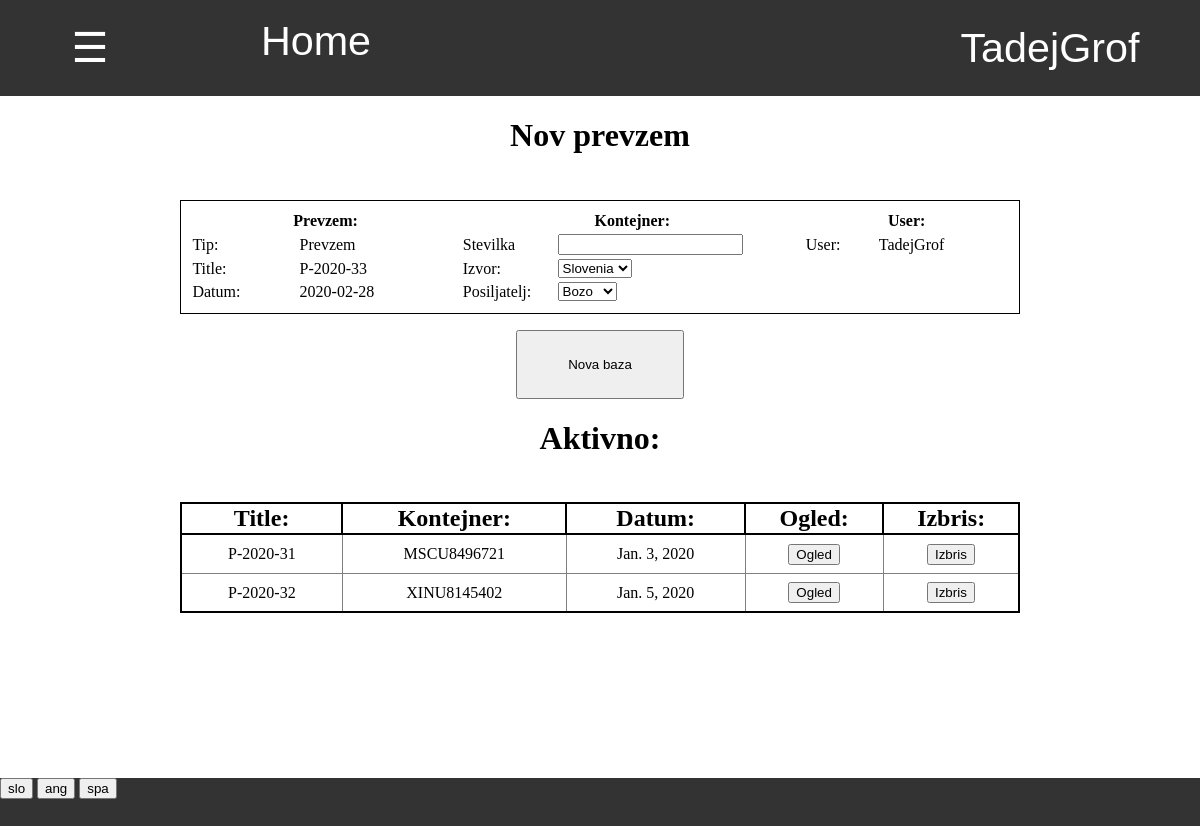
Page /zaloga/1/prevzem/ (signed in) on the earlier database version.
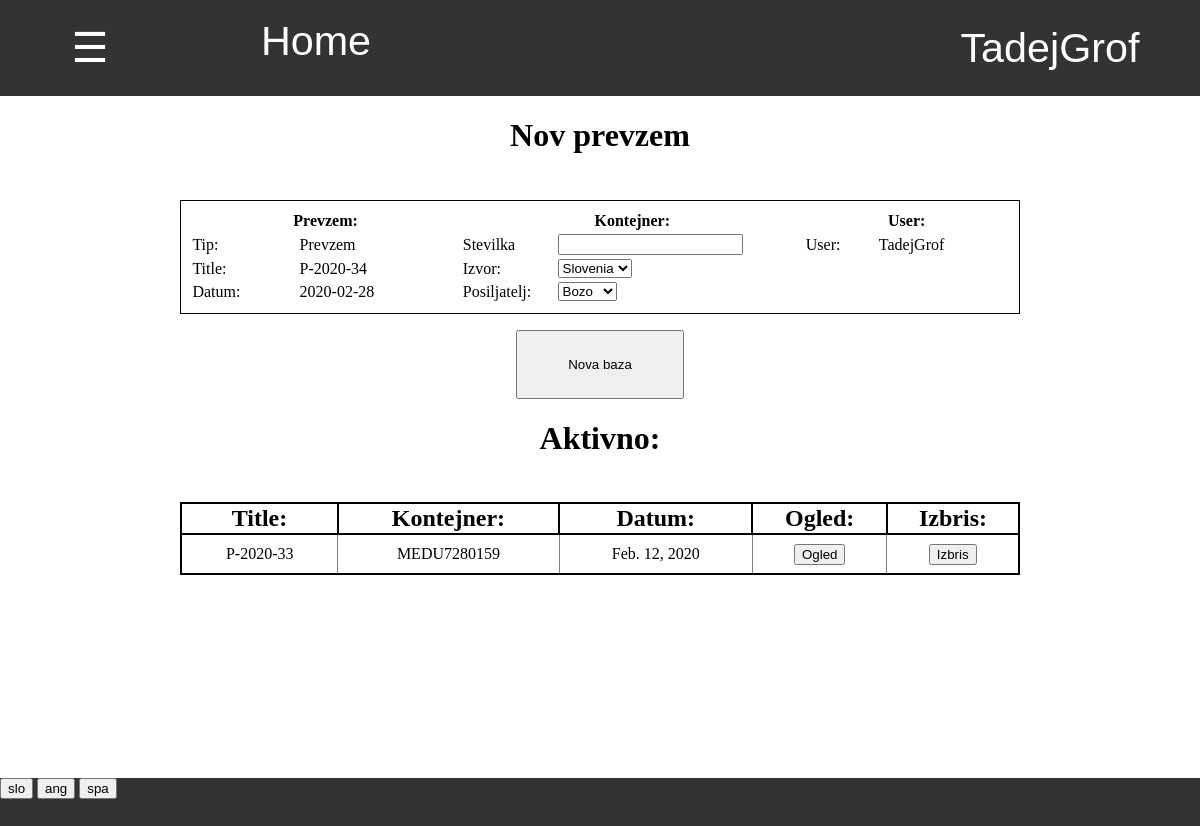
Same page on the later database version.
### program/models.py (models this page shows, shortened)
class Program(models.Model):
    stevilo_prevzemov = models.IntegerField(default = 0)
    stevilo_odpisov = models.IntegerField(default = 0)
    stevilo_faktur = models.IntegerField(default = 0)
    stevilo_racunov = models.IntegerField(default = 0)
    stevilo_inventur = models.IntegerField(default = 0)
    def naslednji_prevzem(self,delaj=False):
        if delaj:
            self.stevilo_prevzemov += 1
            self.save()
            return 'P-2020-' + str(self.stevilo_prevzemov)
        else:
            return 'P-2020-' + str(self.stevilo_prevzemov + 1)
    @property
    def vrni_jezike(self):
        return JEZIKI

class Profil(models.Model):
    user = models.OneToOneField(User,on_delete=models.CASCADE)
    jezik =  models.CharField(default="spa",max_length=3, choices=JEZIKI)
    stranka = models.OneToOneField(Stranka, on_delete=models.CASCADE, default=None, null=True, blank=True)

### zaloga/models.py (models this page shows, shortened)
class Baza(models.Model):
    author = models.ForeignKey(User,default=1, on_delete=models.CASCADE)
    title = models.CharField(default="",max_length=15)
    datum = models.DateField(default=timezone.now)
    zaloga = models.ForeignKey(Zaloga, default=1 ,on_delete=models.CASCADE)
    status = models.CharField(default="aktivno",max_length=10)
    sprememba_zaloge = models.IntegerField(default = -1)
    tip = models.CharField(default="prevzem",max_length=20, choices=TIPI_BAZE)
    kontejner = models.OneToOneField(Kontejner,null=True,default=None,blank=True, on_delete=models.CASCADE)
    popust = models.IntegerField(default = None, null=True, blank=True)
    stranka = models.ForeignKey(Stranka, on_delete=models.CASCADE, default=None, null=True, blank=True)
    cas = models.TimeField(default=None,null=True,blank=True)
    dnevna_prodaja = models.ForeignKey(Dnevna_prodaja, on_delete=models.CASCADE, default=None, null=True, blank=True)
    prevoz = models.DecimalField(default=None,null=True,blank=True,max_digits=5, decimal_places=2)

class Kontejner(models.Model):
    stevilka = models.CharField(default="", max_length=20)
    posiljatelj = models.CharField(default="", max_length=20, choices=POSILJATELJI)
    drzava = models.CharField(default="", max_length=20, choices=DRZAVE)

### zaloga/views.py (the view)
# urls.py: path('', views.baze , name='baze'),
@login_required
def baze(request,zaloga,tip_baze):
    if request.method == "GET":
        zaloga = Zaloga.objects.get(pk = zaloga)
        baze = Baza.objects.filter(zaloga = zaloga, tip=tip_baze,status='aktivno')
        stranke = Stranka.objects.all().order_by('stevilo_kupljenih').values('pk','naziv')
        return pokazi_stran(request, 'zaloga/aktivne_baze.html', {'zaloga': zaloga, 'tip': tip_baze, 'baze':baze,'stranke':stranke})

### request_funkcije.py (called while the page is built)
def vrni_slovar(request):
    with open('slovar.json') as dat:
        slovar = json.load(dat)
    return slovar

def pokazi_stran(request, html, baze={}):
    je_stranka = False
    program = Program.objects.first()
    zaloga = Zaloga.objects.first()
    if request.user.profil.stranka != None:
        je_stranka = True
    slovar = {'je_stranka':je_stranka,'program':program,'slovar':vrni_slovar(request),'jezik':request.user.profil.jezik}
    slovar.update(baze)
    if not 'zaloga' in baze:
        slovar.update({'zaloga':zaloga})
    slovar.update({'zaloga_pk':slovar['zaloga'].pk})
    return render(request, html, slovar)

### zaloga/models.py (called while the page is built)
    @property
    def danes(self):
        return datetime.today().strftime('%Y-%m-%d')

    @property
    def drzave(self):
        return DRZAVE

    @property
    def posiljatelji(self):
        return POSILJATELJI

### zaloga/templatetags/zaloga_exstras.py (called while the page is built)
@register.filter
def keyvalue(dict, key):
    return dict[key]

### zaloga/templates/zaloga/aktivne_baze.html (shortened to what the changed rows need)
{% extends 'program/base.html' %}
{% load zaloga_exstras %}
{% block content %}
<h1>
{% if tip == "prevzem" %}
    {{slovar|keyvalue:'Nov prevzem'|keyvalue:jezik}}
{% elif tip == "odpis" %}
    {{slovar|keyvalue:'Nov odpis'|keyvalue:jezik}}
{% elif tip == "inventura" %}
    {{slovar|keyvalue:'Nova inventura'|keyvalue:jezik}}
{% elif tip == "vele_prodaja" %}
    {{slovar|keyvalue:'Nova vele prodaja'|keyvalue:jezik}}
{% endif %}
</h1>
<div class="okno">
    {% if tip == "prevzem" %}
        <table style="padding:1%;border:1px solid black"class="tabela_podatkov">
            <tr>
                <th width="33%" colspan="2"> {{slovar|keyvalue:'Prevzem'|keyvalue:jezik}}:</th>
                <th width="42%" colspan="2">{{slovar|keyvalue:'Kontejner'|keyvalue:jezik}}:</th>
                <th width="25%" colspan="2"> User: </th>
            </tr>
            <tr>
                <td> {{slovar|keyvalue:'Tip'|keyvalue:jezik}}: </td>
                <td> {{slovar|keyvalue:'Prevzem'|keyvalue:jezik}} </td>
                <td> {{slovar|keyvalue:'Stevilka'|keyvalue:jezik}} </td>
                <td> <input form="nova_baza" name="stevilka" type="text" required autocomplete="off"> </td>
                <td> User: </td>
                <td> {{user.username}} </td>
            </tr>
            <tr>
                <td> {{slovar|keyvalue:'Title'|keyvalue:jezik}}: </td>
                <td> {{program.naslednji_prevzem}} </td>
                <td> {{slovar|keyvalue:'Izvor'|keyvalue:jezik}}: </td>
                <td>
                    <select form="nova_baza" name="drzava">
                        {% for drzava in zaloga.drzave %}
                            <option value="{{drzava.0}}"> {{drzava.1}} </option>
                        {% endfor %}
                    </select>
                </td>
            </tr>
            <tr>
                <td> {{slovar|keyvalue:'Datum'|keyvalue:jezik}}: </td>
                <td> {{zaloga.danes}} </td>
                <td> {{slovar|keyvalue:'Posiljatelj'|keyvalue:jezik}}: </td>
                <td>
                    <select form="nova_baza" name="posiljatelj">
                        {% for posiljatelj in zaloga.posiljatelji %}
                            <option value="{{posiljatelj.0}}"> {{posiljatelj.1}} </option>
                        {% endfor %}
                    </select>
                </td>
            </tr>
        </table>
    {% endif %}
    <form id="nova_baza" action="{% url 'nova_baza' zaloga_pk tip %}" method="POST">
        <input type="submit" value="{{slovar|keyvalue:'Nova baza'|keyvalue:jezik}}">
    </form>
</div>
<h1>
    {{slovar|keyvalue:'Aktivno'|keyvalue:jezik}}:
</h1>
{% if baze.count == 0 %}
    <h2>
        {{slovar|keyvalue:'Ni aktivnih baz'|keyvalue:jezik}}
    </h2>
{% else %}
    <div style="width:70%;display:inline-block;margin-top:2%" >
        <table class="tabela_vnosov">
            <tr class="header">
                <th> {{slovar|keyvalue:'Title'|keyvalue:jezik}}: </th>
                {% if tip == "vele_prodaja" %}
                <th> {{slovar|keyvalue:'Stranka'|keyvalue:jezik}}: </th>
                {% elif tip == "prevzem" %}
                <th> {{slovar|keyvalue:'Kontejner'|keyvalue:jezik}}: </th>
                {% endif %}
                <th> {{slovar|keyvalue:'Datum'|keyvalue:jezik}}: </th>
                <th> {{slovar|keyvalue:'Ogled'|keyvalue:jezik}}: </th>
                <th> {{slovar|keyvalue:'Izbris'|keyvalue:jezik}}: </th>
            </tr>
            {% for baza in baze %}
            <tr>
                <td> {{baza.title}} </td>
                {% if tip == "vele_prodaja" %}
                <td> {{baza.stranka}} </td>
                {% elif tip == "prevzem" %}
                <td> {{baza.kontejner.stevilka}} </td>
                {% endif %}
                <td> {{baza.datum}} </td>
                <td class="ogled">
                    <form action="{% url 'baza' zaloga_pk tip baza.pk %}" method="GET">
                        <input type="submit" value="{{slovar|keyvalue:'Ogled'|keyvalue:jezik}}">
                    </form>
                </td>
                <td class="izbris">
                    <form action="{% url 'izbris_baze' zaloga_pk baza.tip baza.pk %}" onsubmit="return Confirm()" method="POST">
                        <input type="submit" value="{{slovar|keyvalue:'Izbris'|keyvalue:jezik}}">
                    </form>
                </td>
            </tr>
            {% endfor %}
        </table>
    </div>
{% endif %}
{% endblock %}

Differences in the rows shown:
no longer on this page (row edited): Baza: title "P-2020-31", kontejner.stevilka "MSCU8496721", datum "Jan. 3, 2020", {{ slovar|keyvalue:'Ogled'|keyvalue:jezik }} "Ogled", {{ slovar|keyvalue:'Izbris'|keyvalue:jezik }} "Izbris"
no longer on this page (row edited): Baza: title "P-2020-32", kontejner.stevilka "XINU8145402", datum "Jan. 5, 2020", {{ slovar|keyvalue:'Ogled'|keyvalue:jezik }} "Ogled", {{ slovar|keyvalue:'Izbris'|keyvalue:jezik }} "Izbris"
changed Program: naslednji_prevzem "P-2020-33" → "P-2020-34"
added Baza: title "P-2020-33", kontejner.stevilka "MEDU7280159", datum "Feb. 12, 2020", {{ slovar|keyvalue:'Ogled'|keyvalue:jezik }} "Ogled", {{ slovar|keyvalue:'Izbris'|keyvalue:jezik }} "Izbris"
